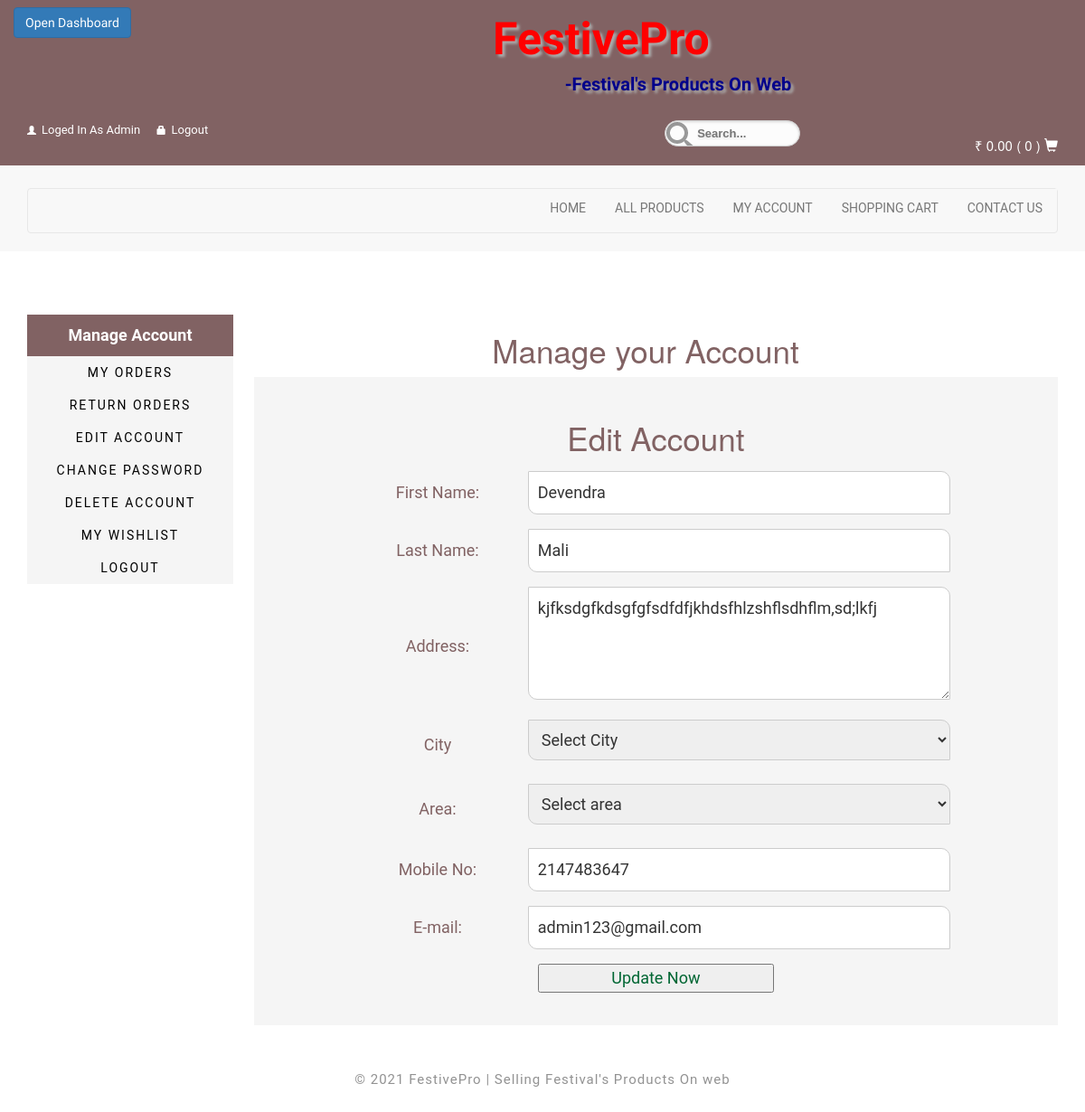
The page /my_account.php?edit_account (signed in) on the database its author committed.
### tables this page shows
CREATE TABLE `user` (
  `username` varchar(15) NOT NULL,
  `password` varchar(50) NOT NULL,
  `fname` varchar(15) NOT NULL,
  `lname` varchar(15) NOT NULL,
  `sec_que` varchar(25) NOT NULL,
  `sec_ans` varchar(35) NOT NULL,
  `address` varchar(55) NOT NULL,
  `area_id` int(7) NOT NULL,
  `email` varchar(25) NOT NULL,
  `mobile_no` int(10) NOT NULL,
  `isAdmin` tinyint(1) NOT NULL
);

### edit_account.php (the view, shortened to what this page needs)
<?php
include 'include/connection.php';
if(isset($_GET['edit_account']))
{
$c=user();
	$get_c="select *from user where username='$c'";
	$run_c=mysqli_query($con,$get_c);
	while($row_c=mysqli_fetch_array($run_c))
	{
		$fname=$row_c['fname'];
		$lname=$row_c['lname'];
		$add=$row_c['address'];
		$phone=$row_c['mobile_no'];
		$email=$row_c['email'];
	$q=mysqli_query($con,"select * from city");
	}
}
?>
				<header>
					<h3 class="head text-center">Edit Account</h3>
				</header>
<form action="" method="post">
	<table align="center">
		<tr>
			<td>First Name:</td>
			<td><input type="text" name="r1" value="<?php echo $fname; ?>" /></td>
		</tr>
		<tr>
			<td>Last Name:</td>
			<td><input type="text" name="r6" value="<?php echo $lname; ?>" /></td>
		</tr>
		<tr>
			<td>Address:</td>
			<td><textarea name="r2" rows="4"><?php echo $add; ?></textarea></td>
		</tr>
		<tr>
			<td>City</td>
			<td>
			<ul>
		<li class="text-info">
		<select id="city" name="city" onchange="FetchArea(this.value)" required>
			<?php
			if (mysqli_num_rows($q) > 0 ) {
				echo '<option value="  " selected>Select City</option>';
			?>
			<?php
		}
			?>
			</select>
		</li>
		</ul>
			</td>
			</tr>
			<tr align="center">
				<td>Area:</td>
				<td>
					<ul>
			<li class="text-info">
			<select name="r3" id="area"   required>
            <option>Select area</option>
          </select>
			</li>
		</ul>
				</td>
			</tr>
		<tr>
			<td>Mobile No:</td>
			<td><input type="text" name="r4" value="<?php echo $phone; ?>" maxlength="10" /></td>
		</tr>
		<tr>
			<td>E-mail:</td>
			<td><input type="text" name="r5" value="<?php echo $email; ?>" /></td>
		</tr>
		<tr>
			<td colspan="2"><input type="submit" name="update_acc" value="Update Now"  /></td>
		</tr>
	</table>
</form>

### css/style.css (style rules this page uses)
body { padding:0; margin:0; font-family: 'Lato-Regular'; background:#fff; }
input[type="button"],input[type="submit"] { transition:0.5s all; -webkit-transition:0.5s all; -moz-transition:0.5s all; -o-transition:0.5s all; -ms-transition:0.5s all; }
h1,h2,h3,h4,h5,h6 { margin:0; font-family: 'PlayfairDisplay-Regular'; }
ul { margin:0; padding:0; }
h3.head.text-center { font-size: 35px; color: #816263; font-weight: 500; padding: 0; }
* { box-sizing:border-box; }
.grid_5 h1, h2, h3, h4, h5, h6 { padding: 12px 0; }
td { text-align: left; }

### include/table.css (style rules this page uses)
* { box-sizing: border-box; }
input[type=file], input[type=text], input[type=number], input[type=checkxox], input[type=email], select, textarea { width:20%; border: 1px solid #ccc; border-radius: 1px; box-sizing: border-box; caret-color:#b52e31; color:#333333; white-space:initial; }
input[type=submit] { color:#816263; width:80%; }
table { border-radius:4px; border-collapse: collapse; width:80%; border:thin; border-color:#999999; font-size:18px; }
td { background-color:#F5F5F5; padding: 10px; text-align:center; overflow:hidden; }
body { font-family: 'Roboto', sans-serif; }

### my_account.php (style rules this page uses)
h1,h2,h3 { font-family:Helvetica Neue, Helvetica, Arial, sans-serif; }

### edit_account.php (style rules this page uses)
* { box-sizing: border-box; }
input[type=file], input[type=text], input[type=number], input[type=password], input[type=email], select, textarea { width: 100%; padding: 10px; border: 1px solid #ccc; border-radius: 1px 10px; box-sizing: border-box; resize: vertical; caret-color:#b52e31; color:#333333; white-space:initial; }
input[type=submit] { color:#006633; width:40%; }
table { border-collapse: collapse; width:80%; border:thin; border-color:#999999; }
td { color:#816263; background-color:#F5F5F5; padding: 8px; text-align:center; overflow:hidden; }

### rows shown on the page
user: r1 "Devendra", r6 "Mali", r2 "kjfksdgfkdsgfgfsdfdfjkhdsfhlzshflsdhflm,sd;lkfj", r4 "2147483647", r5 "admin123@gmail.com"

### other values the page prints
$_SESSION['client']['r1'] "Admin"
$total "0"
$count_items "0"
